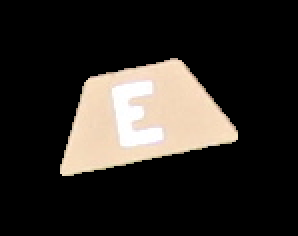
#> input picture Older Code Base/Desktop/m-0.PNG, 149 x 118 px, found by its file name (shown 2 times larger)
$ python color2.py --image ../Desktop/m-0.PNG
#> lines starting #> are read from the running program, lines starting #| are printed output that depends on the picture
#> further down, image is the input picture: shape (118, 149, 3); mean B, G, R 37.7, 42, 46.1
import cv2
import numpy as np

class Segment:
    def __init__(self,segments=6):
        #define number of segments, with default 5
        self.segments=segments

    def kmeans(self,image):
        image=cv2.GaussianBlur(image,(7,7),0)
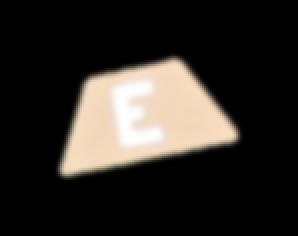
#> image: shape (118, 149, 3) (shown 2 times larger); mean of channels 0, 1, 2 37.7, 42, 46.1; drawn as B, G, R
        vectorized=image.reshape(-1,3)
        vectorized=np.float32(vectorized)
        criteria=(cv2.TERM_CRITERIA_EPS + cv2.TERM_CRITERIA_MAX_ITER, 10, 1.0)
        ret,label,center=cv2.kmeans(vectorized,self.segments,None,criteria,10,cv2.KMEANS_RANDOM_CENTERS)
#> ret = 1350204.3; label = 17582 values, max 5 at index 0, min 0 at index 4703, mean 4.1; center = [[189.1, 215.6, 240.7], [67.86, 78.46, 86.78], [241.8, 245, 250.1], [127.2, 146.3, 162.1], [25.62, 29.79, 33.04], [0.117, 0.137, 0.153]]
        res = center[label.flatten()]
        segmented_image = res.reshape((image.shape))
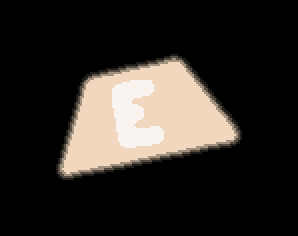
#> segmented_image: shape (118, 149, 3) float32 (shown 2 times larger); mean of channels 0, 1, 2 37.7, 42, 46.1; drawn as B, G, R
        return label.reshape((image.shape[0],image.shape[1])),segmented_image.astype(np.uint8)


    def extractComponent(self,image,label_image,label):
        component=np.zeros(image.shape,np.uint8)
        component[label_image==label]=image[label_image==label]
        return component

if __name__=="__main__":
    import argparse
    import sys
    ap = argparse.ArgumentParser()
    ap.add_argument("-i", "--image", required = True, help = "Path to the image")
    ap.add_argument("-n", "--segments", required = False, type = int,
        help = "# of clusters")
    args = vars(ap.parse_args())

    image = cv2.imread("/home/manohar/Outputs/Targets/m-0.PNG",1)
    if len(sys.argv)==3:

        seg = Segment()
        label,result= seg.kmeans(image)
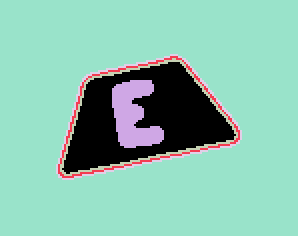
#> label: shape (118, 149) int32 (shown 2 times larger); 6 distinct labels, from 0 to 5; one colour per label, 0 black
    else:
        seg=Segment(args["segments"])
        label,result=seg.kmeans(image)
    cv2.imshow("segmented",result)
    result=seg.extractComponent(image,label,2)
#> in extractComponent, `component[label_image==label]=image[label_image==label]`:
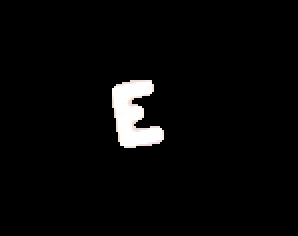
#> component: shape (118, 149, 3) (shown 2 times larger); mean B, G, R 7.8, 7.8, 7.9
    cv2.imshow("extracted",result)
    cv2.waitKey(0)

$ run again, with Older Code Base/Desktop/6-95.PNG copied over Older Code Base/Desktop/m-0.PNG
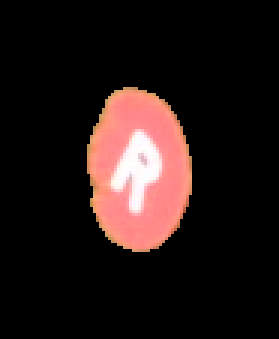
#> input picture Older Code Base/Desktop/6-95.PNG, 93 x 113 px, found by its file name (shown 3 times larger)
#> image is the input picture: shape (113, 93, 3); mean B, G, R 21.6, 23, 35.8
#> in kmeans, `ret,label,center=cv2.kmeans(vectorized,self.segments,None,criteria,10,..`: ret = 894898; label = 10509 values, max 5 at index 2643, min 0 at index 4045, mean 3; center = [[226, 224.8, 253.5], [62.13, 82.25, 131.2], [96.68, 120.2, 198], [0.151, 0.226, 0.339], [138.5, 144.1, 252.4], [27.69, 38.34, 59.73]]
#> `label,result= seg.kmeans(image)`:
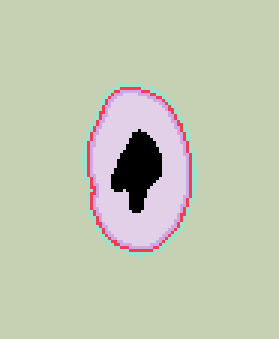
#> label: shape (113, 93) int32 (shown 3 times larger); 6 distinct labels, from 0 to 5; one colour per label, 0 black
#> in extractComponent, `component[label_image==label]=image[label_image==label]`:
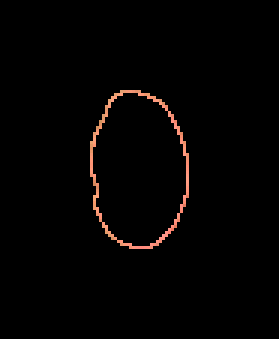
#> component: shape (113, 93, 3) (shown 3 times larger); mean B, G, R 1.9, 2.4, 3.9
